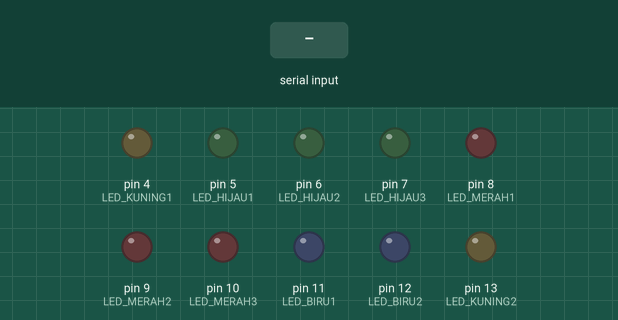
This sketch was run on a simulated Arduino Uno, built with avr-gcc and run on an emulated ATmega328P. On the bench: output pins drawn as LEDs (lit = HIGH). The test bench sets the inputs (shaded band).

Above: at 1.2 s.
1.3 s: "HIJAU1-ON" received over Serial
At 2.0 s:
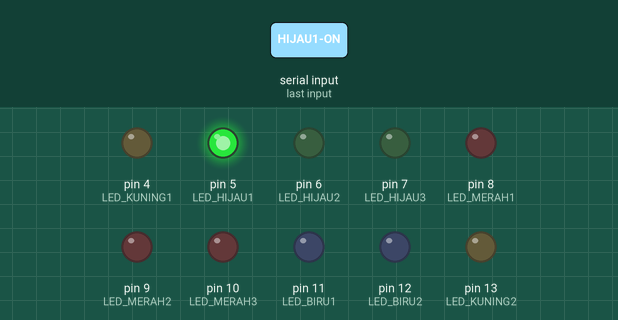
2.9 s: "HIJAU2-ON" received over Serial
At 4.2 s:
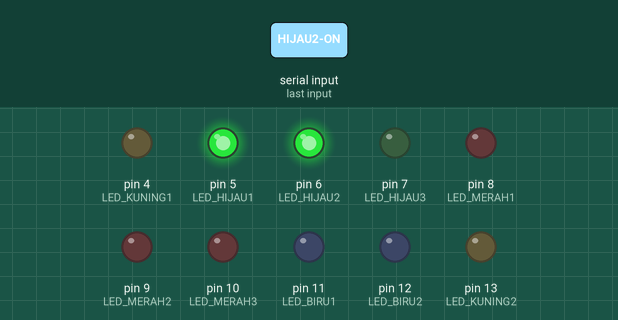
4.5 s: "HIJAU1-OFF" received over Serial
At 5.2 s:
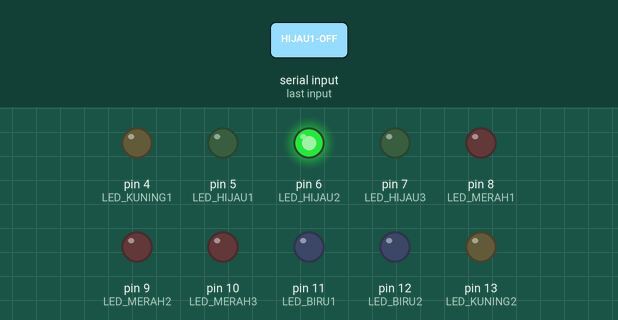
6.2 s: "HIJAU3-ON" received over Serial
At 6.9 s:
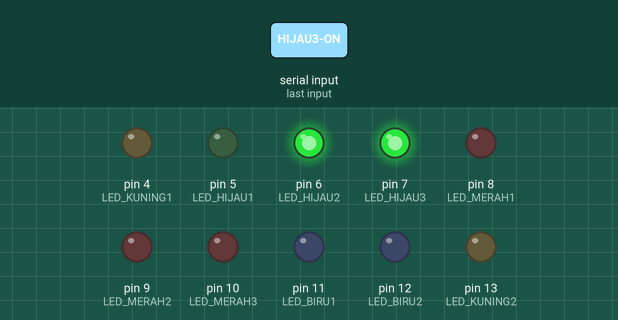
7.8 s: "HIJAU2-OFF" received over Serial
At 8.9 s:
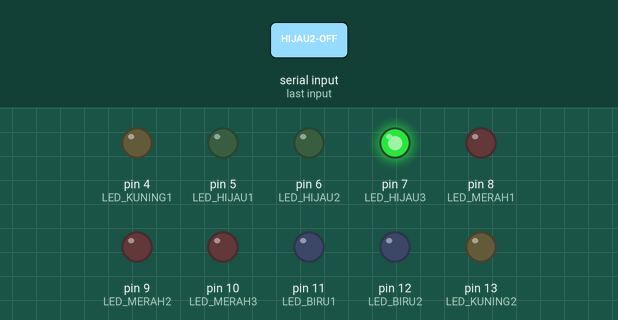
9.5 s: "KUNING1-ON" received over Serial
At 10.2 s:
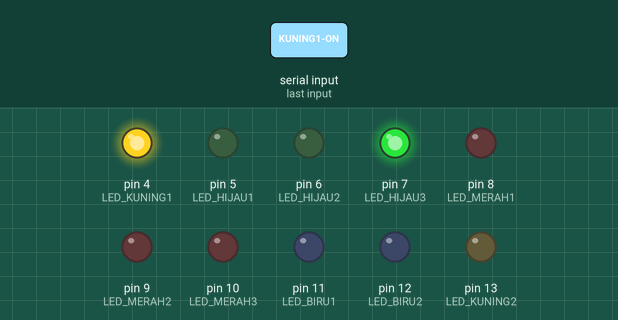
Timing chart, 0 to 12.2 s (numbered marks = the images above; inputs shaded):
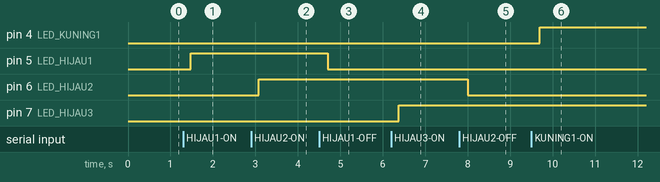

The sketch:

Tugas_3_-_Serial_4_Kontrol.ino
```cpp
int const LED_KUNING1 = 4;
int const LED_HIJAU1 = 5;
int const LED_HIJAU2 = 6;
int const LED_HIJAU3 = 7;
int const LED_MERAH1 = 8;
int const LED_MERAH2 = 9;
int const LED_MERAH3 = 10;
int const LED_BIRU1 = 11;
int const LED_BIRU2 = 12;
int const LED_KUNING2 = 13;

void setup() {
 // put your setup code here, to run once:
  pinMode (LED_HIJAU1,OUTPUT);
  pinMode (LED_HIJAU2,OUTPUT);
  pinMode (LED_HIJAU3,OUTPUT);
  pinMode (LED_KUNING1,OUTPUT);
  pinMode (LED_KUNING2,OUTPUT);
  pinMode (LED_MERAH1, OUTPUT);
  pinMode (LED_MERAH2, OUTPUT);
  pinMode (LED_MERAH3, OUTPUT);
  pinMode (LED_BIRU1, OUTPUT);
  pinMode (LED_BIRU2, OUTPUT);

 // Set Baud reate serial
  Serial.begin(9600);
}
void loop() {
  // put your main code here, to run repeatedly:
  boolean perintahFlag = true;
  String perintah="";
  //Baca di serial port
  while (Serial.available() != 0) {
    perintah = perintah + char (Serial.read ());
    delay(20); //tunda sebelum pembaccan data selajutnya
  }
  if (perintah.length() == 0) {
    return;
  }
  perintah.trim(); //hapus karakter whitespace
  if(perintah == "HIJAU1-ON") {
    digitalWrite(LED_HIJAU1,HIGH);
  }
  if(perintah == "HIJAU1-OFF") {
    digitalWrite(LED_HIJAU1,LOW);
  }
  if(perintah == "HIJAU2-ON") {
    digitalWrite(LED_HIJAU2,HIGH);
  }
  if(perintah == "HIJAU2-OFF") {
    digitalWrite(LED_HIJAU2,LOW);
  }
  if(perintah == "HIJAU3-ON") {
    digitalWrite(LED_HIJAU3,HIGH);
  }
  if(perintah == "HIJAU3-OFF") {
    digitalWrite(LED_HIJAU3,LOW);
  }
  if(perintah == "KUNING1-ON") {
     digitalWrite(LED_KUNING1,HIGH);
  }
  if(perintah == "KUNING1-OFF") {
    digitalWrite(LED_KUNING1,LOW);
  }
  if(perintah == "KUNING2-ON") {
     digitalWrite(LED_KUNING2,HIGH);
  }
  if(perintah == "KUNING2-OFF") {
    digitalWrite(LED_KUNING2,LOW);
  }
  if(perintah == "MERAH1-ON") {
     digitalWrite(LED_MERAH1,HIGH);
  }
  if(perintah == "MERAH1-OFF") {
     digitalWrite(LED_MERAH1,LOW);
  }
  if(perintah == "MERAH2-ON") {
     digitalWrite(LED_MERAH2,HIGH);
  }
  if(perintah == "MERAH2-OFF") {
     digitalWrite(LED_MERAH2,LOW);
  }
  if(perintah == "MERAH3-ON") {
     digitalWrite(LED_MERAH3,HIGH);
  }
  if(perintah == "MERAH3-OFF") {
     digitalWrite(LED_MERAH3,LOW);
  }
  if(perintah == "BIRU1-ON") {
     digitalWrite(LED_BIRU1,HIGH);
  }
  if(perintah == "BIRU1-OFF") {
     digitalWrite(LED_BIRU1,LOW);
  }
  if(perintah == "BIRU2-ON") {
     digitalWrite(LED_BIRU2,HIGH);
  }
  if(perintah == "BIRU2-OFF") {
     digitalWrite(LED_BIRU2,LOW);
  }
  if(perintah == "BIRU-ON") {
    digitalWrite(LED_BIRU1,HIGH);
    digitalWrite(LED_BIRU2,HIGH);
  }
  if(perintah == "BIRU-OFF") {
     digitalWrite(LED_BIRU1,LOW);
     digitalWrite(LED_BIRU2,LOW);
  }
}
```

Measured:
- after the input at 1.3 s, pin 5 (LED_HIJAU1): LOW → HIGH after 0.18 s
- after the input at 2.9 s, pin 6 (LED_HIJAU2): LOW → HIGH after 0.18 s
- after the input at 4.5 s, pin 5 (LED_HIJAU1): HIGH → LOW after 0.20 s
- after the input at 6.2 s, pin 7 (LED_HIJAU3): LOW → HIGH after 0.18 s
- after the input at 7.8 s, pin 6 (LED_HIJAU2): HIGH → LOW after 0.20 s
- after the input at 9.5 s, pin 4 (LED_KUNING1): LOW → HIGH after 0.20 s
